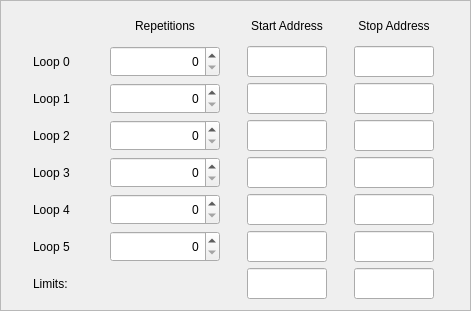
  <widget class="QFrame" name="frame_17">
   <property name="geometry">
    <rect>
     <x>0</x>
     <y>10</y>
     <width>471</width>
     <height>311</height>
    </rect>
   </property>
   <property name="frameShape">
    <enum>QFrame::StyledPanel</enum>
   </property>
   <property name="frameShadow">
    <enum>QFrame::Sunken</enum>
   </property>
   <layout class="QGridLayout" name="gridLayout_5">
    <item row="5" column="0">
     <widget class="QLabel" name="label_408">
      <property name="minimumSize">
       <size>
        <width>0</width>
        <height>0</height>
       </size>
      </property>
      <property name="maximumSize">
       <size>
        <width>50</width>
        <height>16777215</height>
       </size>
      </property>
      <property name="text">
       <string>Loop 3</string>
      </property>
     </widget>
    </item>
    <item row="2" column="1">
     <widget class="QSpinBox" name="spinBoxLoop0Repetition">
      <property name="minimumSize">
       <size>
        <width>110</width>
        <height>31</height>
       </size>
      </property>
      <property name="maximumSize">
       <size>
        <width>110</width>
        <height>31</height>
       </size>
      </property>
      <property name="alignment">
       <set>Qt::AlignRight|Qt::AlignTrailing|Qt::AlignVCenter</set>
      </property>
      <property name="maximum">
       <number>999999999</number>
      </property>
      <property name="value">
       <number>0</number>
      </property>
     </widget>
    </item>
    <item row="6" column="2">
     <widget class="QLineEdit" name="lineEditLoop4Start">
      <property name="minimumSize">
       <size>
        <width>80</width>
        <height>31</height>
       </size>
      </property>
      <property name="maximumSize">
       <size>
        <width>80</width>
        <height>31</height>
       </size>
      </property>
      <property name="palette">
       <palette>
        <active>
         <colorrole role="Text">
          <brush brushstyle="SolidPattern">
           <color alpha="255">
            <red>36</red>
            <green>31</green>
            <blue>49</blue>
           </color>
          </brush>
         </colorrole>
        </active>
        <inactive>
         <colorrole role="Text">
          <brush brushstyle="SolidPattern">
           <color alpha="255">
            <red>36</red>
            <green>31</green>
            <blue>49</blue>
           </color>
          </brush>
         </colorrole>
        </inactive>
        <disabled>
         <colorrole role="Text">
          <brush brushstyle="SolidPattern">
           <color alpha="255">
            <red>146</red>
            <green>149</green>
            <blue>149</blue>
           </color>
          </brush>
         </colorrole>
        </disabled>
       </palette>
      </property>
      <property name="font">
       <font>
        <family>Monospace</family>
       </font>
      </property>
      <property name="alignment">
       <set>Qt::AlignRight|Qt::AlignTrailing|Qt::AlignVCenter</set>
      </property>
      <property name="readOnly">
       <bool>false</bool>
      </property>
     </widget>
    </item>
    <item row="3" column="1">
     <widget class="QSpinBox" name="spinBoxLoop1Repetition">
      <property name="minimumSize">
       <size>
        <width>110</width>
        <height>31</height>
       </size>
      </property>
      <property name="maximumSize">
       <size>
        <width>110</width>
        <height>31</height>
       </size>
      </property>
      <property name="alignment">
       <set>Qt::AlignRight|Qt::AlignTrailing|Qt::AlignVCenter</set>
      </property>
      <property name="maximum">
       <number>999999999</number>
      </property>
     </widget>
    </item>
    <item row="4" column="2">
     <widget class="QLineEdit" name="lineEditLoop2Start">
      <property name="minimumSize">
       <size>
        <width>80</width>
        <height>31</height>
       </size>
      </property>
      <property name="maximumSize">
       <size>
        <width>80</width>
        <height>31</height>
       </size>
      </property>
      <property name="palette">
       <palette>
        <active>
         <colorrole role="Text">
          <brush brushstyle="SolidPattern">
           <color alpha="255">
            <red>36</red>
            <green>31</green>
            <blue>49</blue>
           </color>
          </brush>
         </colorrole>
        </active>
        <inactive>
         <colorrole role="Text">
          <brush brushstyle="SolidPattern">
           <color alpha="255">
            <red>36</red>
            <green>31</green>
            <blue>49</blue>
           </color>
          </brush>
         </colorrole>
        </inactive>
        <disabled>
         <colorrole role="Text">
          <brush brushstyle="SolidPattern">
           <color alpha="255">
            <red>146</red>
            <green>149</green>
            <blue>149</blue>
           </color>
          </brush>
         </colorrole>
        </disabled>
       </palette>
      </property>
      <property name="font">
       <font>
        <family>Monospace</family>
       </font>
      </property>
      <property name="alignment">
       <set>Qt::AlignRight|Qt::AlignTrailing|Qt::AlignVCenter</set>
      </property>
      <property name="readOnly">
       <bool>false</bool>
      </property>
     </widget>
    </item>
    <item row="5" column="2">
     <widget class="QLineEdit" name="lineEditLoop3Start">
      <property name="minimumSize">
       <size>
        <width>80</width>
        <height>31</height>
       </size>
      </property>
      <property name="maximumSize">
       <size>
        <width>80</width>
        <height>31</height>
       </size>
      </property>
      <property name="palette">
       <palette>
        <active>
         <colorrole role="Text">
          <brush brushstyle="SolidPattern">
           <color alpha="255">
            <red>36</red>
            <green>31</green>
            <blue>49</blue>
           </color>
          </brush>
         </colorrole>
        </active>
        <inactive>
         <colorrole role="Text">
          <brush brushstyle="SolidPattern">
           <color alpha="255">
            <red>36</red>
            <green>31</green>
            <blue>49</blue>
           </color>
          </brush>
         </colorrole>
        </inactive>
        <disabled>
         <colorrole role="Text">
          <brush brushstyle="SolidPattern">
           <color alpha="255">
            <red>146</red>
            <green>149</green>
            <blue>149</blue>
           </color>
          </brush>
         </colorrole>
        </disabled>
       </palette>
      </property>
      <property name="font">
       <font>
        <family>Monospace</family>
       </font>
      </property>
      <property name="alignment">
       <set>Qt::AlignRight|Qt::AlignTrailing|Qt::AlignVCenter</set>
      </property>
      <property name="readOnly">
       <bool>false</bool>
      </property>
     </widget>
    </item>
    <item row="4" column="3">
     <widget class="QLineEdit" name="lineEditLoop2Stop">
      <property name="minimumSize">
       <size>
        <width>80</width>
        <height>31</height>
       </size>
      </property>
      <property name="maximumSize">
       <size>
        <width>80</width>
        <height>31</height>
       </size>
      </property>
      <property name="palette">
       <palette>
        <active>
         <colorrole role="Text">
          <brush brushstyle="SolidPattern">
           <color alpha="255">
            <red>36</red>
            <green>31</green>
            <blue>49</blue>
           </color>
          </brush>
         </colorrole>
        </active>
        <inactive>
         <colorrole role="Text">
          <brush brushstyle="SolidPattern">
           <color alpha="255">
            <red>36</red>
            <green>31</green>
            <blue>49</blue>
           </color>
          </brush>
         </colorrole>
        </inactive>
        <disabled>
         <colorrole role="Text">
          <brush brushstyle="SolidPattern">
           <color alpha="255">
            <red>146</red>
            <green>149</green>
            <blue>149</blue>
           </color>
          </brush>
         </colorrole>
        </disabled>
       </palette>
      </property>
      <property name="font">
       <font>
        <family>Monospace</family>
       </font>
      </property>
      <property name="alignment">
       <set>Qt::AlignRight|Qt::AlignTrailing|Qt::AlignVCenter</set>
      </property>
      <property name="readOnly">
       <bool>false</bool>
      </property>
     </widget>
    </item>
    <item row="6" column="3">
     <widget class="QLineEdit" name="lineEditLoop4Stop">
      <property name="minimumSize">
       <size>
        <width>80</width>
        <height>31</height>
       </size>
      </property>
      <property name="maximumSize">
       <size>
        <width>80</width>
        <height>31</height>
       </size>
      </property>
      <property name="palette">
       <palette>
        <active>
         <colorrole role="Text">
          <brush brushstyle="SolidPattern">
           <color alpha="255">
            <red>36</red>
            <green>31</green>
            <blue>49</blue>
           </color>
          </brush>
         </colorrole>
        </active>
        <inactive>
         <colorrole role="Text">
          <brush brushstyle="SolidPattern">
           <color alpha="255">
            <red>36</red>
            <green>31</green>
            <blue>49</blue>
           </color>
          </brush>
         </colorrole>
        </inactive>
        <disabled>
         <colorrole role="Text">
          <brush brushstyle="SolidPattern">
           <color alpha="255">
            <red>146</red>
            <green>149</green>
            <blue>149</blue>
           </color>
          </brush>
         </colorrole>
        </disabled>
       </palette>
      </property>
      <property name="font">
       <font>
        <family>Monospace</family>
       </font>
      </property>
      <property name="alignment">
       <set>Qt::AlignRight|Qt::AlignTrailing|Qt::AlignVCenter</set>
      </property>
      <property name="readOnly">
       <bool>false</bool>
      </property>
     </widget>
    </item>
    <item row="5" column="1">
     <widget class="QSpinBox" name="spinBoxLoop3Repetition">
      <property name="minimumSize">
       <size>
        <width>110</width>
        <height>31</height>
       </size>
      </property>
      <property name="maximumSize">
       <size>
        <width>110</width>
        <height>31</height>
       </size>
      </property>
      <property name="alignment">
       <set>Qt::AlignRight|Qt::AlignTrailing|Qt::AlignVCenter</set>
      </property>
      <property name="maximum">
       <number>999999999</number>
      </property>
     </widget>
    </item>
    <item row="6" column="0">
     <widget class="QLabel" name="label_409">
      <property name="minimumSize">
       <size>
        <width>0</width>
        <height>0</height>
       </size>
      </property>
      <property name="maximumSize">
       <size>
        <width>50</width>
        <height>16777215</height>
       </size>
      </property>
      <property name="text">
       <string>Loop 4</string>
      </property>
     </widget>
    </item>
    <item row="7" column="1">
     <widget class="QSpinBox" name="spinBoxLoop5Repetition">
      <property name="minimumSize">
       <size>
        <width>110</width>
        <height>31</height>
       </size>
      </property>
      <property name="maximumSize">
       <size>
        <width>110</width>
        <height>31</height>
       </size>
      </property>
      <property name="alignment">
       <set>Qt::AlignRight|Qt::AlignTrailing|Qt::AlignVCenter</set>
      </property>
      <property name="maximum">
       <number>999999999</number>
      </property>
     </widget>
    </item>
    <item row="0" column="3">
     <widget class="QLabel" name="label_108">
      <property name="text">
       <string>Stop Address</string>
      </property>
      <property name="alignment">
       <set>Qt::AlignCenter</set>
      </property>
     </widget>
    </item>
    <item row="7" column="0">
     <widget class="QLabel" name="label_410">
      <property name="minimumSize">
       <size>
        <width>0</width>
        <height>0</height>
       </size>
      </property>
      <property name="maximumSize">
       <size>
        <width>50</width>
        <height>16777215</height>
       </size>
      </property>
      <property name="text">
       <string>Loop 5</string>
      </property>
     </widget>
    </item>
    <item row="7" column="3">
     <widget class="QLineEdit" name="lineEditLoop5Stop">
      <property name="minimumSize">
       <size>
        <width>80</width>
        <height>31</height>
       </size>
      </property>
      <property name="maximumSize">
       <size>
        <width>80</width>
        <height>31</height>
       </size>
      </property>
      <property name="palette">
       <palette>
        <active>
         <colorrole role="Text">
          <brush brushstyle="SolidPattern">
           <color alpha="255">
            <red>36</red>
            <green>31</green>
            <blue>49</blue>
           </color>
          </brush>
         </colorrole>
        </active>
        <inactive>
         <colorrole role="Text">
          <brush brushstyle="SolidPattern">
           <color alpha="255">
            <red>36</red>
            <green>31</green>
            <blue>49</blue>
           </color>
          </brush>
         </colorrole>
        </inactive>
        <disabled>
         <colorrole role="Text">
          <brush brushstyle="SolidPattern">
           <color alpha="255">
            <red>146</red>
            <green>149</green>
            <blue>149</blue>
           </color>
          </brush>
         </colorrole>
        </disabled>
       </palette>
      </property>
      <property name="font">
       <font>
        <family>Monospace</family>
       </font>
      </property>
      <property name="alignment">
       <set>Qt::AlignRight|Qt::AlignTrailing|Qt::AlignVCenter</set>
      </property>
      <property name="readOnly">
       <bool>false</bool>
      </property>
     </widget>
    </item>
    <item row="5" column="3">
     <widget class="QLineEdit" name="lineEditLoop3Stop">
      <property name="minimumSize">
       <size>
        <width>80</width>
        <height>31</height>
       </size>
      </property>
      <property name="maximumSize">
       <size>
        <width>80</width>
        <height>31</height>
       </size>
      </property>
      <property name="palette">
       <palette>
        <active>
         <colorrole role="Text">
          <brush brushstyle="SolidPattern">
           <color alpha="255">
            <red>36</red>
            <green>31</green>
            <blue>49</blue>
           </color>
          </brush>
         </colorrole>
        </active>
        <inactive>
         <colorrole role="Text">
          <brush brushstyle="SolidPattern">
           <color alpha="255">
            <red>36</red>
            <green>31</green>
            <blue>49</blue>
           </color>
          </brush>
         </colorrole>
        </inactive>
        <disabled>
         <colorrole role="Text">
          <brush brushstyle="SolidPattern">
           <color alpha="255">
            <red>146</red>
            <green>149</green>
            <blue>149</blue>
           </color>
          </brush>
         </colorrole>
        </disabled>
       </palette>
      </property>
      <property name="font">
       <font>
        <family>Monospace</family>
       </font>
      </property>
      <property name="alignment">
       <set>Qt::AlignRight|Qt::AlignTrailing|Qt::AlignVCenter</set>
      </property>
      <property name="readOnly">
       <bool>false</bool>
      </property>
     </widget>
    </item>
    <item row="4" column="0">
     <widget class="QLabel" name="label_407">
      <property name="minimumSize">
       <size>
        <width>0</width>
        <height>0</height>
       </size>
      </property>
      <property name="maximumSize">
       <size>
        <width>50</width>
        <height>16777215</height>
       </size>
      </property>
      <property name="text">
       <string>Loop 2</string>
      </property>
     </widget>
    </item>
    <item row="0" column="1">
     <widget class="QLabel" name="label_106">
      <property name="text">
       <string>Repetitions</string>
      </property>
      <property name="alignment">
       <set>Qt::AlignCenter</set>
      </property>
     </widget>
    </item>
    <item row="7" column="2">
     <widget class="QLineEdit" name="lineEditLoop5Start">
      <property name="minimumSize">
       <size>
        <width>80</width>
        <height>31</height>
       </size>
      </property>
      <property name="maximumSize">
       <size>
        <width>80</width>
        <height>31</height>
       </size>
      </property>
      <property name="palette">
       <palette>
        <active>
         <colorrole role="Text">
          <brush brushstyle="SolidPattern">
           <color alpha="255">
            <red>36</red>
            <green>31</green>
            <blue>49</blue>
           </color>
          </brush>
         </colorrole>
        </active>
        <inactive>
         <colorrole role="Text">
          <brush brushstyle="SolidPattern">
           <color alpha="255">
            <red>36</red>
            <green>31</green>
            <blue>49</blue>
           </color>
          </brush>
         </colorrole>
        </inactive>
        <disabled>
         <colorrole role="Text">
          <brush brushstyle="SolidPattern">
           <color alpha="255">
            <red>146</red>
            <green>149</green>
            <blue>149</blue>
           </color>
          </brush>
         </colorrole>
        </disabled>
       </palette>
      </property>
      <property name="font">
       <font>
        <family>Monospace</family>
       </font>
      </property>
      <property name="alignment">
       <set>Qt::AlignRight|Qt::AlignTrailing|Qt::AlignVCenter</set>
      </property>
      <property name="readOnly">
       <bool>false</bool>
      </property>
     </widget>
    </item>
    <item row="0" column="2">
     <widget class="QLabel" name="label_107">
      <property name="text">
       <string>Start Address</string>
      </property>
      <property name="alignment">
       <set>Qt::AlignCenter</set>
      </property>
     </widget>
    </item>
    <item row="2" column="3">
     <widget class="QLineEdit" name="lineEditLoop0Stop">
      <property name="minimumSize">
       <size>
        <width>80</width>
        <height>31</height>
       </size>
      </property>
      <property name="maximumSize">
       <size>
        <width>80</width>
        <height>31</height>
       </size>
      </property>
      <property name="palette">
       <palette>
        <active>
         <colorrole role="Text">
          <brush brushstyle="SolidPattern">
           <color alpha="255">
            <red>36</red>
            <green>31</green>
            <blue>49</blue>
           </color>
          </brush>
         </colorrole>
        </active>
        <inactive>
         <colorrole role="Text">
          <brush brushstyle="SolidPattern">
           <color alpha="255">
            <red>36</red>
            <green>31</green>
            <blue>49</blue>
           </color>
          </brush>
         </colorrole>
        </inactive>
        <disabled>
         <colorrole role="Text">
          <brush brushstyle="SolidPattern">
           <color alpha="255">
            <red>146</red>
            <green>149</green>
            <blue>149</blue>
           </color>
          </brush>
         </colorrole>
        </disabled>
       </palette>
      </property>
      <property name="font">
       <font>
        <family>Monospace</family>
       </font>
      </property>
      <property name="text">
       <string/>
      </property>
      <property name="alignment">
       <set>Qt::AlignRight|Qt::AlignTrailing|Qt::AlignVCenter</set>
      </property>
      <property name="readOnly">
       <bool>false</bool>
      </property>
     </widget>
    </item>
    <item row="3" column="0">
     <widget class="QLabel" name="label_406">
      <property name="minimumSize">
       <size>
        <width>0</width>
        <height>0</height>
       </size>
      </property>
      <property name="maximumSize">
       <size>
        <width>50</width>
        <height>16777215</height>
       </size>
      </property>
      <property name="text">
       <string>Loop 1</string>
      </property>
     </widget>
    </item>
    <item row="3" column="3">
     <widget class="QLineEdit" name="lineEditLoop1Stop">
      <property name="minimumSize">
       <size>
        <width>80</width>
        <height>31</height>
       </size>
      </property>
      <property name="maximumSize">
       <size>
        <width>80</width>
        <height>31</height>
       </size>
      </property>
      <property name="palette">
       <palette>
        <active>
         <colorrole role="Text">
          <brush brushstyle="SolidPattern">
           <color alpha="255">
            <red>36</red>
            <green>31</green>
            <blue>49</blue>
           </color>
          </brush>
         </colorrole>
        </active>
        <inactive>
         <colorrole role="Text">
          <brush brushstyle="SolidPattern">
           <color alpha="255">
            <red>36</red>
            <green>31</green>
            <blue>49</blue>
           </color>
          </brush>
         </colorrole>
        </inactive>
        <disabled>
         <colorrole role="Text">
          <brush brushstyle="SolidPattern">
           <color alpha="255">
            <red>146</red>
            <green>149</green>
            <blue>149</blue>
           </color>
          </brush>
         </colorrole>
        </disabled>
       </palette>
      </property>
      <property name="font">
       <font>
        <family>Monospace</family>
       </font>
      </property>
      <property name="alignment">
       <set>Qt::AlignRight|Qt::AlignTrailing|Qt::AlignVCenter</set>
      </property>
      <property name="readOnly">
       <bool>false</bool>
      </property>
     </widget>
    </item>
    <item row="4" column="1">
     <widget class="QSpinBox" name="spinBoxLoop2Repetition">
      <property name="minimumSize">
       <size>
        <width>110</width>
        <height>31</height>
       </size>
      </property>
      <property name="maximumSize">
       <size>
        <width>110</width>
        <height>31</height>
       </size>
      </property>
      <property name="alignment">
       <set>Qt::AlignRight|Qt::AlignTrailing|Qt::AlignVCenter</set>
      </property>
      <property name="maximum">
       <number>999999999</number>
      </property>
     </widget>
    </item>
    <item row="2" column="2">
     <widget class="QLineEdit" name="lineEditLoop0Start">
      <property name="minimumSize">
       <size>
        <width>80</width>
        <height>31</height>
       </size>
      </property>
      <property name="maximumSize">
       <size>
        <width>80</width>
        <height>31</height>
       </size>
      </property>
      <property name="palette">
       <palette>
        <active>
         <colorrole role="Text">
          <brush brushstyle="SolidPattern">
           <color alpha="255">
            <red>36</red>
            <green>31</green>
            <blue>49</blue>
           </color>
          </brush>
         </colorrole>
        </active>
        <inactive>
         <colorrole role="Text">
          <brush brushstyle="SolidPattern">
           <color alpha="255">
            <red>36</red>
            <green>31</green>
            <blue>49</blue>
           </color>
          </brush>
         </colorrole>
        </inactive>
        <disabled>
         <colorrole role="Text">
          <brush brushstyle="SolidPattern">
           <color alpha="255">
            <red>146</red>
            <green>149</green>
            <blue>149</blue>
           </color>
          </brush>
         </colorrole>
        </disabled>
       </palette>
      </property>
      <property name="font">
       <font>
        <family>Monospace</family>
       </font>
      </property>
      <property name="text">
       <string/>
      </property>
      <property name="alignment">
       <set>Qt::AlignRight|Qt::AlignTrailing|Qt::AlignVCenter</set>
      </property>
      <property name="readOnly">
       <bool>false</bool>
      </property>
     </widget>
    </item>
    <item row="2" column="0">
     <widget class="QLabel" name="label_405">
      <property name="minimumSize">
       <size>
        <width>0</width>
        <height>0</height>
       </size>
      </property>
      <property name="maximumSize">
       <size>
        <width>50</width>
        <height>16777215</height>
       </size>
      </property>
      <property name="text">
       <string>Loop 0</string>
      </property>
     </widget>
    </item>
    <item row="6" column="1">
     <widget class="QSpinBox" name="spinBoxLoop4Repetition">
      <property name="minimumSize">
       <size>
        <width>110</width>
        <height>31</height>
       </size>
      </property>
      <property name="maximumSize">
       <size>
        <width>110</width>
        <height>31</height>
       </size>
      </property>
      <property name="alignment">
       <set>Qt::AlignRight|Qt::AlignTrailing|Qt::AlignVCenter</set>
      </property>
      <property name="maximum">
       <number>999999999</number>
      </property>
     </widget>
    </item>
    <item row="3" column="2">
     <widget class="QLineEdit" name="lineEditLoop1Start">
      <property name="minimumSize">
       <size>
        <width>80</width>
        <height>31</height>
       </size>
      </property>
      <property name="maximumSize">
       <size>
        <width>80</width>
        <height>31</height>
       </size>
      </property>
      <property name="palette">
       <palette>
        <active>
         <colorrole role="Text">
          <brush brushstyle="SolidPattern">
           <color alpha="255">
            <red>36</red>
            <green>31</green>
            <blue>49</blue>
           </color>
          </brush>
         </colorrole>
        </active>
        <inactive>
         <colorrole role="Text">
          <brush brushstyle="SolidPattern">
           <color alpha="255">
            <red>36</red>
            <green>31</green>
            <blue>49</blue>
           </color>
          </brush>
         </colorrole>
        </inactive>
        <disabled>
         <colorrole role="Text">
          <brush brushstyle="SolidPattern">
           <color alpha="255">
            <red>146</red>
            <green>149</green>
            <blue>149</blue>
           </color>
          </brush>
         </colorrole>
        </disabled>
       </palette>
      </property>
      <property name="font">
       <font>
        <family>Monospace</family>
       </font>
      </property>
      <property name="alignment">
       <set>Qt::AlignRight|Qt::AlignTrailing|Qt::AlignVCenter</set>
      </property>
      <property name="readOnly">
       <bool>false</bool>
      </property>
     </widget>
    </item>
    <item row="8" column="0">
     <widget class="QLabel" name="label_419">
      <property name="minimumSize">
       <size>
        <width>0</width>
        <height>0</height>
       </size>
      </property>
      <property name="maximumSize">
       <size>
        <width>50</width>
        <height>16777215</height>
       </size>
      </property>
      <property name="text">
       <string>Limits:</string>
      </property>
     </widget>
    </item>
    <item row="8" column="2">
     <widget class="QLineEdit" name="lineEditStartAddress">
      <property name="minimumSize">
       <size>
        <width>80</width>
        <height>31</height>
       </size>
      </property>
      <property name="maximumSize">
       <size>
        <width>80</width>
        <height>31</height>
       </size>
      </property>
      <property name="palette">
       <palette>
        <active>
         <colorrole role="Text">
          <brush brushstyle="SolidPattern">
           <color alpha="255">
            <red>36</red>
            <green>31</green>
            <blue>49</blue>
           </color>
          </brush>
         </colorrole>
        </active>
        <inactive>
         <colorrole role="Text">
          <brush brushstyle="SolidPattern">
           <color alpha="255">
            <red>36</red>
            <green>31</green>
            <blue>49</blue>
           </color>
          </brush>
         </colorrole>
        </inactive>
        <disabled>
         <colorrole role="Text">
          <brush brushstyle="SolidPattern">
           <color alpha="255">
            <red>146</red>
            <green>149</green>
            <blue>149</blue>
           </color>
          </brush>
         </colorrole>
        </disabled>
       </palette>
      </property>
      <property name="font">
       <font>
        <family>Monospace</family>
       </font>
      </property>
      <property name="text">
       <string/>
      </property>
      <property name="alignment">
       <set>Qt::AlignRight|Qt::AlignTrailing|Qt::AlignVCenter</set>
      </property>
      <property name="readOnly">
       <bool>false</bool>
      </property>
     </widget>
    </item>
    <item row="8" column="3">
     <widget class="QLineEdit" name="lineEditStopAddress">
      <property name="minimumSize">
       <size>
        <width>80</width>
        <height>31</height>
       </size>
      </property>
      <property name="maximumSize">
       <size>
        <width>80</width>
        <height>31</height>
       </size>
      </property>
      <property name="palette">
       <palette>
        <active>
         <colorrole role="Text">
          <brush brushstyle="SolidPattern">
           <color alpha="255">
            <red>36</red>
            <green>31</green>
            <blue>49</blue>
           </color>
          </brush>
         </colorrole>
        </active>
        <inactive>
         <colorrole role="Text">
          <brush brushstyle="SolidPattern">
           <color alpha="255">
            <red>36</red>
            <green>31</green>
            <blue>49</blue>
           </color>
          </brush>
         </colorrole>
        </inactive>
        <disabled>
         <colorrole role="Text">
          <brush brushstyle="SolidPattern">
           <color alpha="255">
            <red>146</red>
            <green>149</green>
            <blue>149</blue>
           </color>
          </brush>
         </colorrole>
        </disabled>
       </palette>
      </property>
      <property name="font">
       <font>
        <family>Monospace</family>
       </font>
      </property>
      <property name="alignment">
       <set>Qt::AlignRight|Qt::AlignTrailing|Qt::AlignVCenter</set>
      </property>
      <property name="readOnly">
       <bool>false</bool>
      </property>
     </widget>
    </item>
   </layout>
  </widget>
